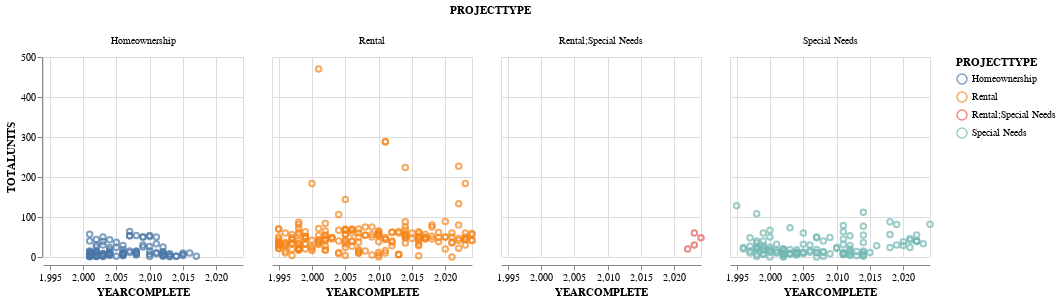

The notebook cell this image was saved under:
### Markdown cell above
### Chart One
 #### Using Altair to generate a faceted scatter plot showing different types of affordable housing projects ("Homeownership," "Rental," "Rental;Special Needs," and "Special Needs") based on the year they were completed and the total number of units they produced.

### Code cell
brush = alt.selection_interval()


(
    alt.Chart(AffordableHousing)  # Create the chart
    .mark_point()  # Use point markers
    .encode(  # Encode
        x=alt.X("YEARCOMPLETE", scale=alt.Scale(zero=False)),  # X
        y=alt.Y("TOTALUNITS", scale=alt.Scale(zero=False)),  # Y
        # NEW: Use a conditional color based on brush
        color=alt.condition(brush, "PROJECTTYPE", alt.value("lightgray")),  # Color
        tooltip=["PROJECTTYPE", "YEARCOMPLETE", "TOTALUNITS"],  # Tooltip
    )
    .add_params(brush)  # NEW: Add brush parameter
    .properties(width=200, height=200)  # Set width/height
    .facet(column="PROJECTTYPE") # Facet
)

### Figure 1 — Vega-Lite specification as saved in the notebook (floating-point values rounded to 4 significant figures; data arrays with more than 128 entries replaced by an {"elided": "..."} marker saying what was removed)
{"config": {"view": {"continuousWidth": 300, "continuousHeight": 300}}, "data": {"name": "data-4d91668fbc13cdd83f7f13fd54a918b0"}, "facet": {"column": {"field": "PROJECTTYPE", "type": "nominal"}}, "spec": {"mark": {"type": "point"}, "encoding": {"color": {"condition": {"param": "param_14", "field": "PROJECTTYPE"}, "value": "lightgray"}, "tooltip": [{"field": "PROJECTTYPE", "type": "nominal"}, {"field": "YEARCOMPLETE", "type": "quantitative"}, {"field": "TOTALUNITS", "type": "quantitative"}], "x": {"field": "YEARCOMPLETE", "scale": {"zero": false}, "type": "quantitative"}, "y": {"field": "TOTALUNITS", "scale": {"zero": false}, "type": "quantitative"}}, "height": 200, "name": "view_9", "width": 200}, "params": [{"name": "param_14", "select": {"type": "interval"}, "views": ["view_9"]}], "$schema": "https://vega.github.io/schema/vega-lite/v5.8.0.json", "datasets": {"data-4d91668fbc13cdd83f7f13fd54a918b0": {"elided": "439 records"}}}
